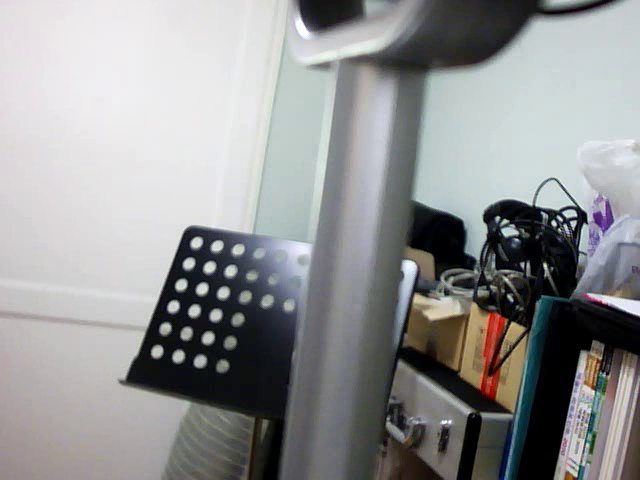
#> input picture frame 15 of data/record0.avi, 640 x 480 px, given in place of vtest.avi, which was not available
$ python cartoon_camera.py
#> lines starting #> are read from the running program, lines starting #| are printed output that depends on the picture; pictures that were not available may be replaced by others from this repository, and a replacement may not be noted
#> further down, frame is the input picture: shape (480, 640, 3); mean B, G, R 147.7, 147.3, 146.5
# 카툰 필터 카메라

import sys
import numpy as np
import cv2


def cartoon_filter(img):
    h, w = img.shape[:2]
    img2 = cv2.resize(img, (w//2, h//2))

    blr = cv2.bilateralFilter(img2, -1, 20, 7)
    edge = 255 - cv2.Canny(img2, 80, 120)
    edge = cv2.cvtColor(edge, cv2.COLOR_GRAY2BGR)

    dst = cv2.bitwise_and(blr, edge)
    dst = cv2.resize(dst, (w, h), interpolation=cv2.INTER_NEAREST)

    return dst


def pencil_sketch(img):
    gray = cv2.cvtColor(img, cv2.COLOR_BGR2GRAY)
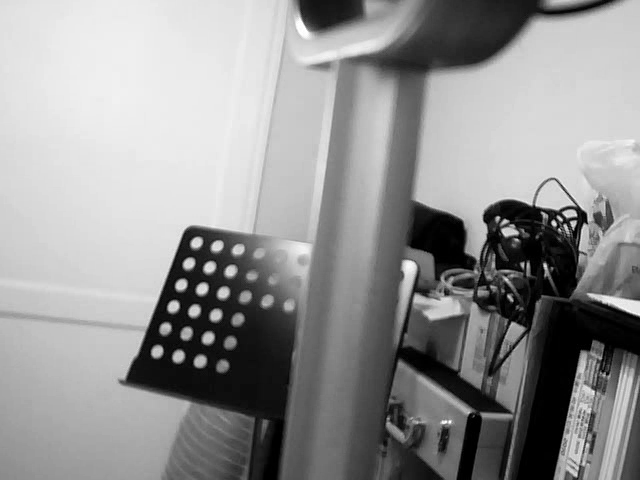
#> gray: shape (480, 640); min 0, max 255, mean 147.1
    blr = cv2.GaussianBlur(gray, (0, 0), 3)
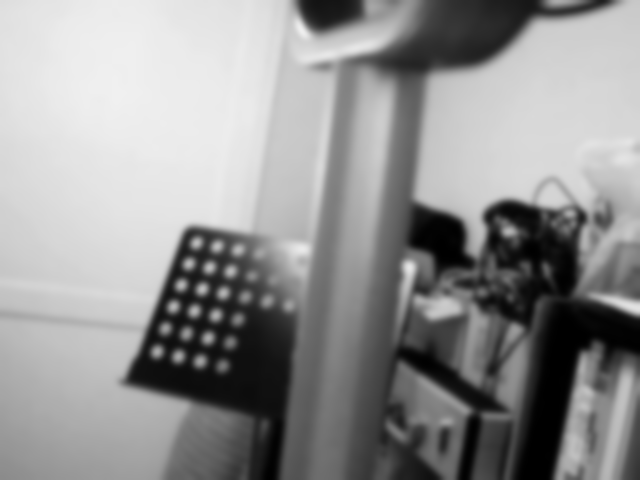
#> blr: shape (480, 640); min 0, max 240, mean 147.1
    dst = cv2.divide(gray, blr, scale=255)
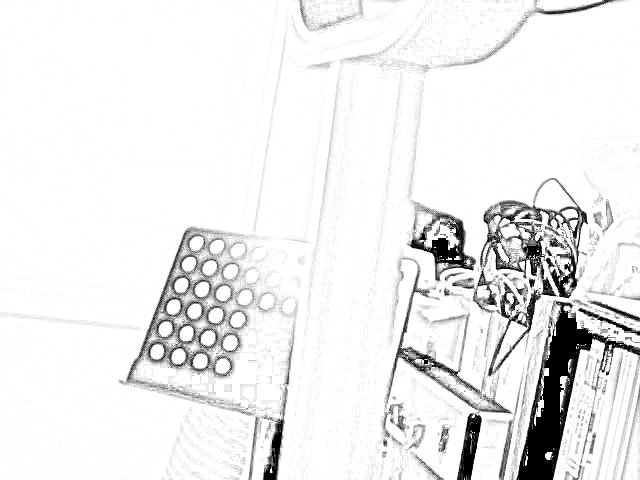
#> dst: shape (480, 640); min 0, max 255, mean 236.3
    return dst


# cap = cv2.VideoCapture(0, cv2.CAP_DSHOW)
fileName = '../data/vtest.avi'
cap = cv2.VideoCapture(fileName)

if not cap.isOpened():
    print('video open failed!')
    sys.exit()

cam_mode = 2

while True:
    ret, frame = cap.read()

    if not ret:
        break

    if cam_mode == 1:
        frame = cartoon_filter(frame)
    elif cam_mode == 2:
        frame = pencil_sketch(frame)
        frame = cv2.cvtColor(frame, cv2.COLOR_GRAY2BGR)

    cv2.imshow('frame', frame)
    key = cv2.waitKey(1)
#> (key Esc is pressed here)

    if key == 27:
        break
    elif key == ord(' '):
        cam_mode += 1
        if cam_mode == 3:
            cam_mode = 0


cap.release()
cv2.destroyAllWindows()

$ run again, starting later in the video
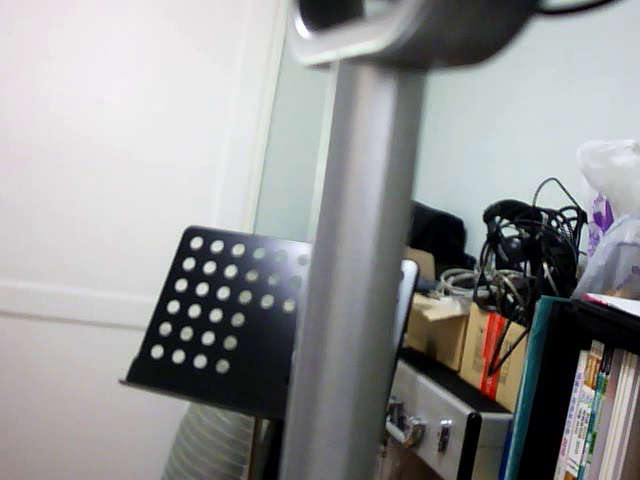
#> input picture frame 69 of data/record0.avi, 640 x 480 px, given in place of vtest.avi, which was not available
#> frame is the input picture: shape (480, 640, 3); mean B, G, R 147.8, 147.5, 146.9
#> in pencil_sketch, `dst = cv2.divide(gray, blr, scale=255)`:
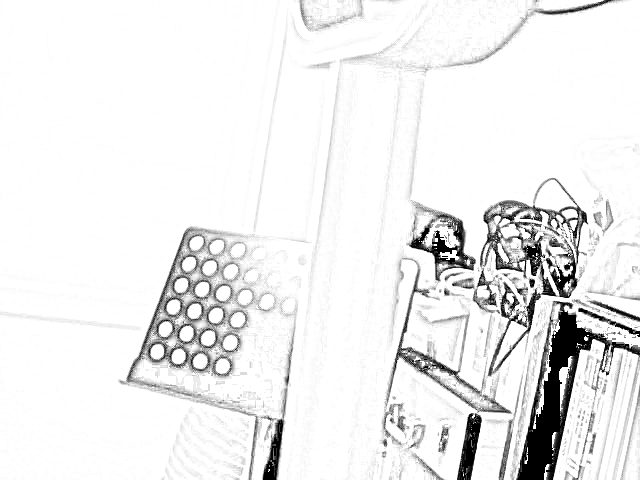
#> dst: shape (480, 640); min 0, max 255, mean 236.7

$ run again, starting later in the video
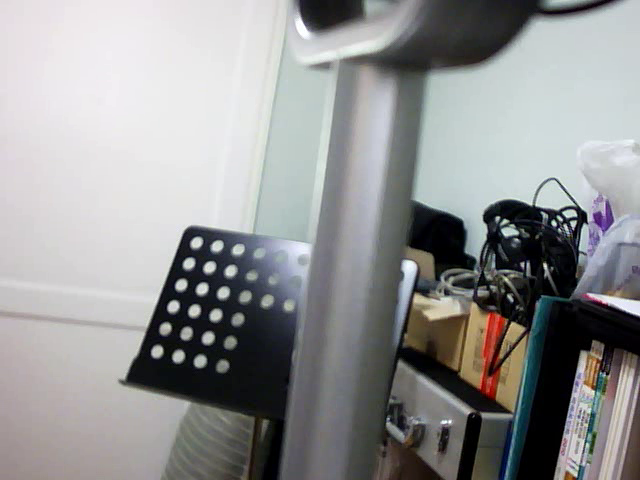
#> input picture frame 123 of data/record0.avi, 640 x 480 px, given in place of vtest.avi, which was not available
#> frame is the input picture: shape (480, 640, 3); mean B, G, R 147.8, 147.5, 146.9
#> in pencil_sketch, `dst = cv2.divide(gray, blr, scale=255)`:
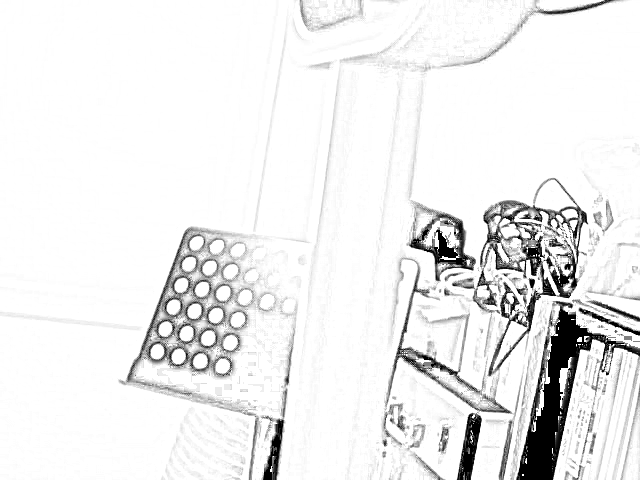
#> dst: shape (480, 640); min 0, max 255, mean 236.6
